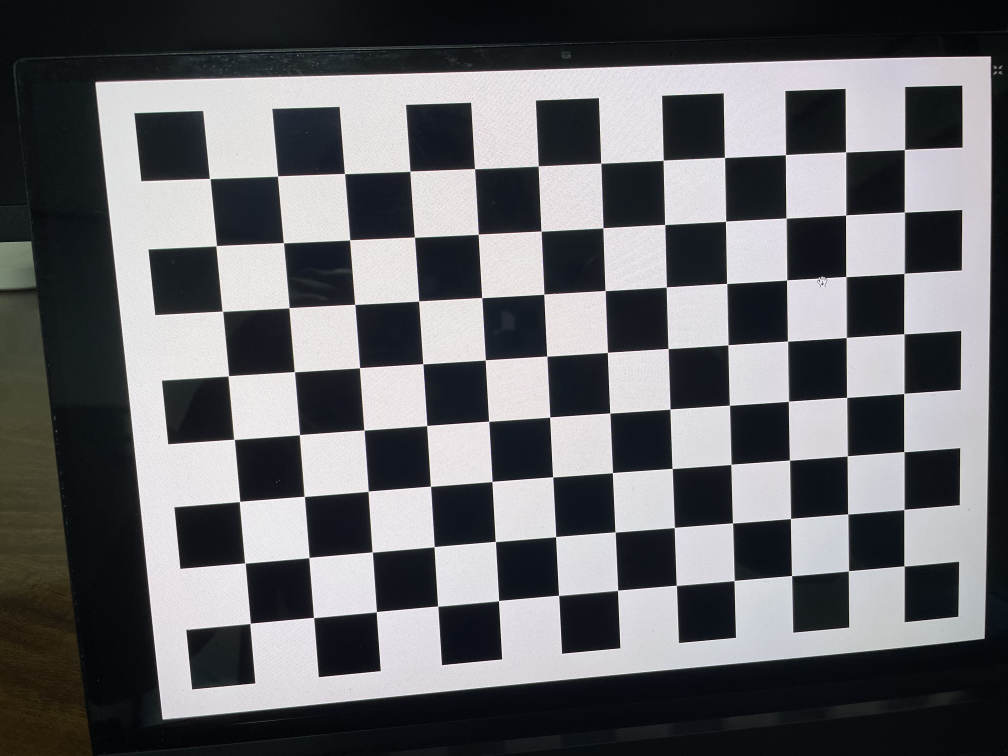
#> input picture checkerboard_img/1.jpg, 4032 x 3024 px (shown at 1/4 size); its folder holds only this picture in this run
$ python main.py
#> lines starting #> are read from the running program, lines starting #| are printed output that depends on the picture; after the words box and inside, x2 and y2 are one past the last pixel; in counts of white or black regions, pixels touching at a corner belong together; long printed decimals are rounded
# import cv2
# import numpy as np
#
# # img를 새 창에 띄우기
# img = cv2.imread("originalphoto.png", cv2.IMREAD_COLOR)
# # cv2.imshow("TEST",img)
# # cv2.waitKey(0)
#
# # 다각형 꼭지점 좌표 정의
# pts = np.array([[255, 24], [355, 24], [442, 367], [129, 367]], np.int32)
# pts = pts.reshape((-1, 1, 2))
#
# # 다각형 내부 마스크 생성
# # 흑백의 사진을 만들고 다각형을 그린 다음 내부를 흰색으로 채운 후 기존의 사진과 결합하는 형태
# mask = np.zeros(img.shape[:2], dtype=np.uint8)
# cv2.fillPoly(mask, [pts], 255)
#
# # 이미지와 마스크를 비트와 연산하여 다각형 영역 선택
# result = cv2.bitwise_and(img, img, mask=mask)
#
# # 결과 이미지 출력
# cv2.imshow('Result', result)
# cv2.waitKey(0)
# cv2.destroyAllWindows()
#
# # # img 클릭 후 엔터 -> x,y,height,width 값 추출
# # x_pos, y_pos, width, height = cv2.selectROI("point", img, False)
# # print("x, y: ", x_pos, y_pos)
# # print("w, h: ", width, height)
# # cv2.destroyAllWindows()

############################################################################
# import numpy as np
# import cv2
# import glob
#
# # 체커보드 패턴의 가로, 세로 내부 코너 개수
# nx = 12
# ny = 8
#
# # 객체 포인트 초기화 (3D 좌표)
# objp = np.zeros((ny * nx, 3), np.float32)
# objp[:, :2] = np.mgrid[0:nx, 0:ny].T.reshape(-1, 2)
#
# # 객체 포인트 및 이미지 포인트 수집
# objpoints = []  # 실제 3D 좌표
# imgpoints = []  # 이미지 상의 2D 좌표
#
# images = glob.glob('checkerboard_img/*.jpg')  # 체커보드 패턴 이미지들의 경로
#
# # 이미지 수집 시작
# for idx, fname in enumerate(images):
#     print(f'Processing image {idx + 1}/{len(images)}')  # 진행 상황 출력
#     img = cv2.imread(fname)
#
#     # 이미지를 반으로 줄임
#     smaller_image = cv2.resize(img, (img.shape[1] // 2, img.shape[0] // 2))
#
#     gray = cv2.cvtColor(smaller_image, cv2.COLOR_BGR2GRAY)
#
#     # 체커보드 패턴의 코너 찾기
#     ret, corners = cv2.findChessboardCorners(gray, (nx, ny), None)
#
#     if ret == True:
#         objpoints.append(objp)
#         imgpoints.append(corners)
#
# # 캘리브레이션 수행
# print('Performing calibration...')  # 진행 상황 출력
# ret, mtx, dist, rvecs, tvecs = cv2.calibrateCamera(objpoints, imgpoints, gray.shape[::-1], None, None)
#
# # 결과 확인
# img = cv2.imread('checkerboard_img/15.jpg')
# h, w = img.shape[:2]
# new_camera_mtx, roi = cv2.getOptimalNewCameraMatrix(mtx, dist, (w, h), 1, (w, h))
#
# dst = cv2.undistort(img, mtx, dist, None, new_camera_mtx)
# print(new_camera_mtx, roi, dst)
# cv2.imshow('Undistorted Image', dst)
# # cv2.resizeWindow('Undistorted Image', 800, 600)
# cv2.waitKey(0)
# cv2.destroyAllWindows()


import cv2
import numpy as np
import os
import glob

# 체커보드의 차원 정의
CHECKERBOARD = (8, 12)  # 체커보드 행과 열당 내부 코너 수
criteria = (cv2.TERM_CRITERIA_EPS + cv2.TERM_CRITERIA_MAX_ITER, 30, 0.001)

# 각 체커보드 이미지에 대한 3D 점 벡터를 저장할 벡터 생성
objpoints = []
# 각 체커보드 이미지에 대한 2D 점 벡터를 저장할 벡터 생성
imgpoints = []

# 3D 점의 세계 좌표 정의
objp = np.zeros((1, CHECKERBOARD[0] * CHECKERBOARD[1], 3), np.float32)
objp[0, :, :2] = np.mgrid[0:CHECKERBOARD[0], 0:CHECKERBOARD[1]].T.reshape(-1, 2)

prev_img_shape = None

# 주어진 디렉터리에 저장된 개별 이미지의 경로 추출
images = glob.glob('checkerboard_img/*.jpg')

for fname in images:
    img = cv2.imread(fname)
#> img is the input picture: shape (3024, 4032, 3); mean B, G, R 106.5, 103.3, 102.8
    img = cv2.resize(img, (800, 600))
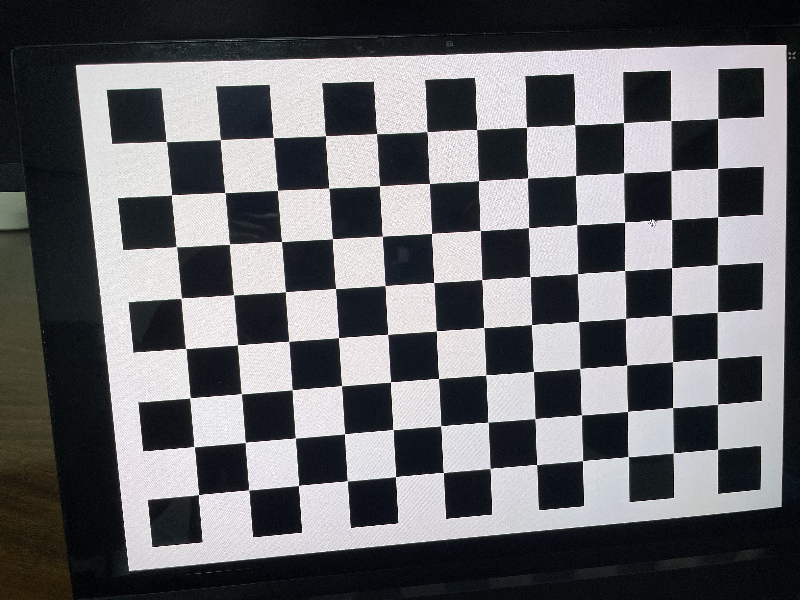
#> img: shape (600, 800, 3); mean B, G, R 106.4, 103.2, 102.6

    # 그레이 스케일로 변환
    gray = cv2.cvtColor(img, cv2.COLOR_BGR2GRAY)

    # 체커보드 코너 찾기
    ret, corners = cv2.findChessboardCorners(gray,
                                             CHECKERBOARD,
                                             cv2.CALIB_CB_ADAPTIVE_THRESH + cv2.CALIB_CB_FAST_CHECK + cv2.CALIB_CB_NORMALIZE_IMAGE)
#> ret = True; corners = 96 rows, first 8: [717.5, 118.4], [717.5, 168.4], [717.6, 216.6], [717.5, 264.5], [717.4, 312.1], [717.4, 358.6], [717.6, 404.3], [717.6, 449.2]

    # 원하는 개수의 코너가 감지되면,
    if ret == True:
        objpoints.append(objp)

        # 주어진 2D 점에 대한 픽셀 좌표 미세조정
        criteria = (cv2.TERM_CRITERIA_EPS + cv2.TERM_CRITERIA_MAX_ITER, 30, 0.001)
        corners2 = cv2.cornerSubPix(gray, corners, (11, 11), (-1, -1), criteria)
#> corners2 = 96 rows, first 8: [717.6, 118.5], [717.6, 168.5], [717.6, 216.8], [717.4, 264.5], [717.4, 311.9], [717.4, 358.5], [717.5, 403.9], [717.6, 449.3]
        imgpoints.append(corners2)

        # 코너 그리기 및 표시
        img = cv2.drawChessboardCorners(img, CHECKERBOARD, corners2, ret)
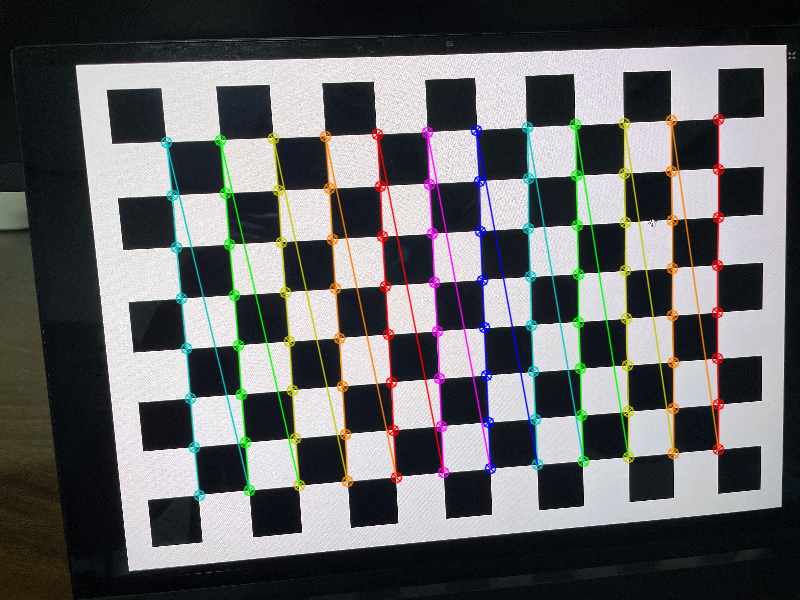
#> img: shape (600, 800, 3); 6.45% of pixels changed, all inside (x1, y1, x2, y2) = (160, 113, 725, 502)

    cv2.imshow('img', img)
    cv2.resizeWindow('img', 800, 600)
    cv2.waitKey(0)

cv2.destroyAllWindows()

h, w = img.shape[:2]  # 480, 640
#> h = 600; w = 800

# 알려진 3D 점(objpoints) 값과 감지된 코너의 해당 픽셀 좌표(imgpoints) 전달, 카메라 캘리브레이션 수행
ret, mtx, dist, rvecs, tvecs = cv2.calibrateCamera(objpoints, imgpoints, gray.shape[::-1], None, None)
#> ret = 0.253; mtx = [[690.7, 0, 408], [0, 691.4, 293.7], [0, 0, 1]]; dist = [[0.193, -0.877, -0.000935, 0.00178, 1.33]]; rvecs = ([0.0102, -0.167, 1.51],); tvecs = ([6.33, -3.58, 14.37],)

print("Camera matrix : \n")  # 내부 카메라 행렬
print(mtx)
#| [[690.687   0.         408.010]
#|  [  0.         691.359 293.658 ]
#|  [  0.           0.           1.        ]]

# 새 이미지를 불러옵니다.
orgImage = cv2.imread('originalphoto.jpg')  # 이미지 경로를 실제 이미지의 경로로 바꿔주세요
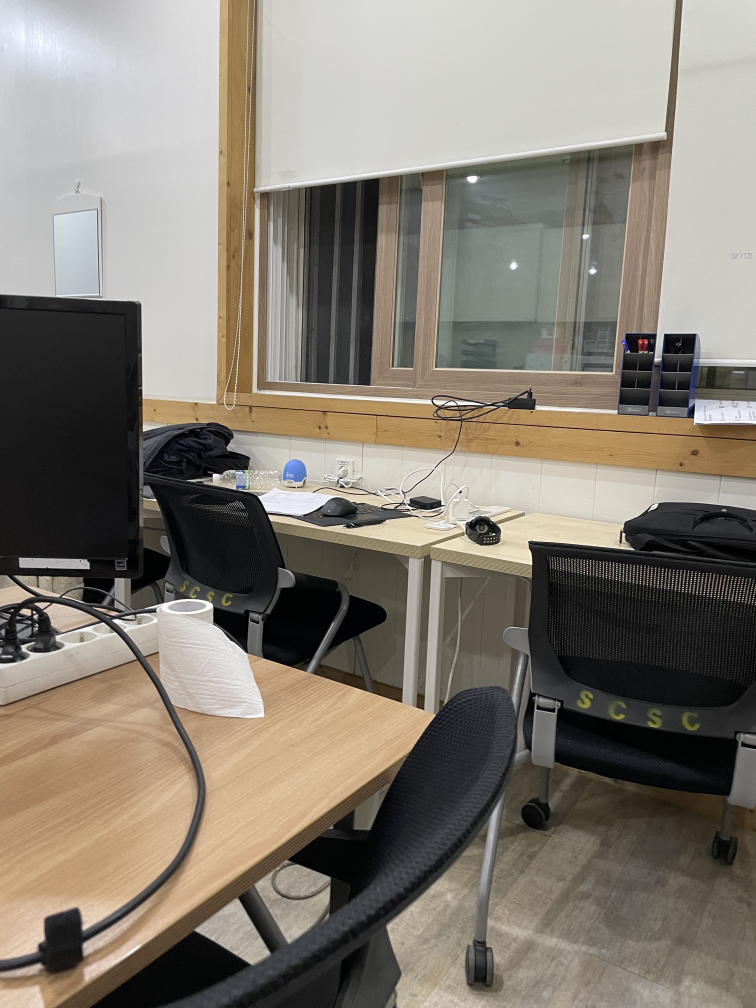
#> input picture originalphoto.jpg, 3024 x 4032 px (shown at 1/4 size)
#> orgImage is the input picture: shape (4032, 3024, 3); mean B, G, R 114.7, 125.5, 132.4

# 이미지 크기 조정 (만약 필요하다면)
orgImage = cv2.resize(orgImage, (800, 600))  # 800x600으로 크기 조정
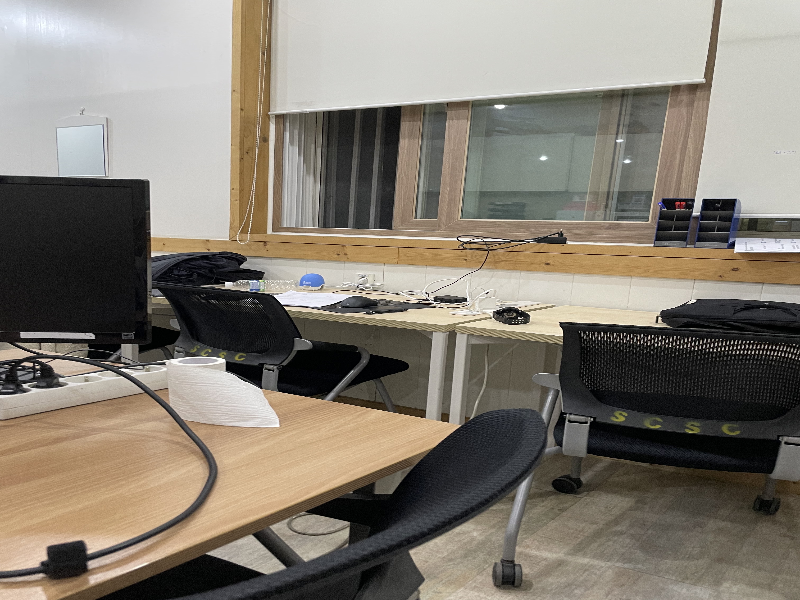
#> orgImage: shape (600, 800, 3); mean B, G, R 114.6, 125.3, 132.3

# 이미지를 그레이 스케일로 변환
gray = cv2.cvtColor(orgImage, cv2.COLOR_BGR2GRAY)
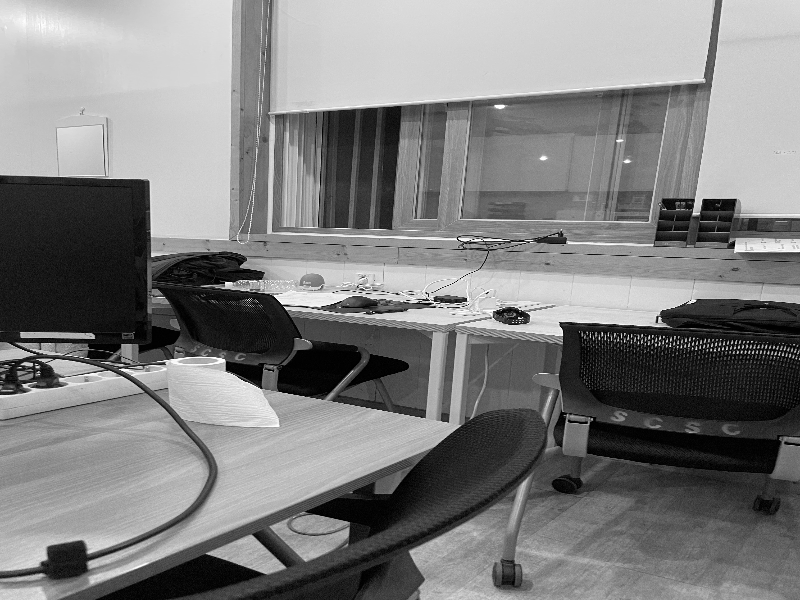
#> gray: shape (600, 800); min 0, max 255, mean 126.2

# 체커보드 코너 찾기
ret, corners = cv2.findChessboardCorners(gray, CHECKERBOARD,
                                         cv2.CALIB_CB_ADAPTIVE_THRESH + cv2.CALIB_CB_FAST_CHECK + cv2.CALIB_CB_NORMALIZE_IMAGE)
#> ret = False; corners = None

# 코너 미세조정
criteria = (cv2.TERM_CRITERIA_EPS + cv2.TERM_CRITERIA_MAX_ITER, 30, 0.001)
#> (the run stopped early here; a loop or call above may not have finished)
